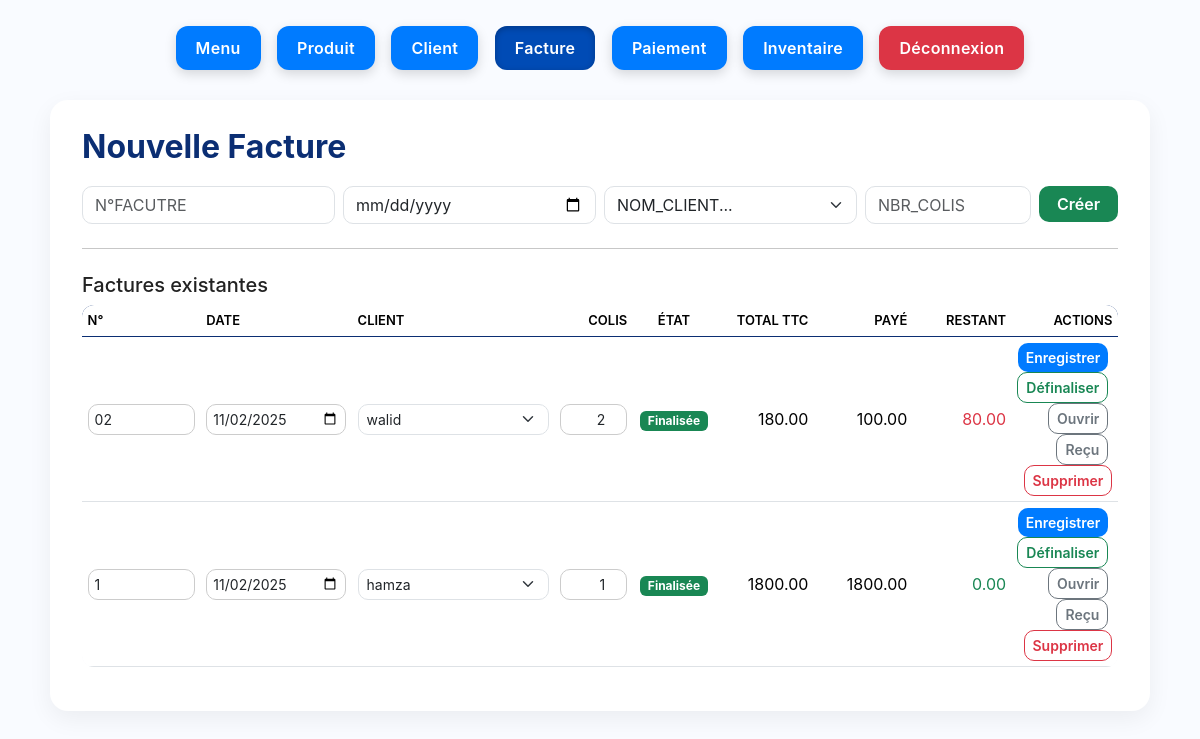
/invoices/new (signed in), run on the app's committed database.
### app.py (models this page shows)
class Facture(db.Model):
    __tablename__ = "factures"
    id: Mapped[int] = mapped_column(primary_key=True)
    numero: Mapped[str] = mapped_column(unique=True, nullable=False)  # Ensure uniqueness
    date_vente: Mapped[date] = mapped_column(default=date.today)
    client_id: Mapped[int] = mapped_column(ForeignKey("clients.id"))
    nbr_colis: Mapped[int] = mapped_column(default=0)
    finalized: Mapped[bool] = mapped_column(default=False)
    client = relationship("Client", back_populates="factures")
    lines = relationship("InvoiceLine", back_populates="facture", cascade="all, delete-orphan")
    returns = relationship("ReturnLine", back_populates="facture", cascade="all, delete-orphan")
    applications = relationship("PaymentApplication", back_populates="facture")
    def total_ht(self) -> float:
        return float(sum(l.total() for l in self.lines))
    def total_tva(self, tva_rate: float = TVA_RATE) -> float:
        return float(self.total_ht() * tva_rate)
    def total_ttc(self, tva_rate: float = TVA_RATE) -> float:
        return float(self.total_ht() + self.total_tva(tva_rate))

class Client(db.Model):
    __tablename__ = "clients"
    id: Mapped[int] = mapped_column(primary_key=True)
    nom_client: Mapped[str] = mapped_column(nullable=False)
    tel: Mapped[str] = mapped_column(nullable=True)
    adresse: Mapped[str] = mapped_column(nullable=True)
    ville: Mapped[str] = mapped_column(nullable=True)
    factures = relationship("Facture", back_populates="client")
    payments = relationship("Payment", back_populates="client")

### app.py (the view, shortened to what this page needs)
@app.route("/invoices/new", methods=["GET", "POST"])
def invoice_new():
    clients = Client.query.order_by(Client.nom_client).all()
    invs = (Facture.query
            .order_by(Facture.date_vente.desc(), Facture.id.desc())
            .all())
    invoice_rows = []
    for i in invs:
        total = i.total_ttc()
        paid = db.session.query(func.coalesce(func.sum(PaymentApplication.amount_applied), 0.0)) \
            .filter(PaymentApplication.facture_id == i.id).scalar() or 0.0
        remaining = total - paid
        invoice_rows.append({
            "i": i, "total": float(total), "paid": float(paid), "remaining": float(remaining)
        })
    return render_template("invoice_new.html", clients=clients, invoice_rows=invoice_rows)

### app.py (called while the page is built)
@app.before_request
def _auth_gate():
    ep = request.endpoint or ""
    if ep.split(".")[0] in PUBLIC_ENDPOINTS or request.path == "/favicon.ico":
        return
    if not session.get("logged_in"):
        return redirect(url_for("login", next=request.path))

@app.context_processor
def inject_now():
    from dateutil import tz
    return {"now": datetime.now(tz.tzlocal()), "TVA_RATE": TVA_RATE}

@app.context_processor
def expose_helpers_to_jinja():
    return {
        "client_balance": client_balance,
        "invoice_totals_by_client": invoice_totals_by_client,
        "payments_applied_by_client": payments_applied_by_client,
    }

    def total(self) -> float:
        return float(self.prix_vnt * self.qte_vnd)

### templates/invoice_new.html (shortened to what this page needs)
{% extends "layout.html" %}
{% block content %}
<h2>Nouvelle Facture</h2>
<form method="post" class="row g-2 mb-4">
  <div class="col-md-3"><input class="form-control" name="numero" placeholder="N°FACUTRE" required></div>
  <div class="col-md-3"><input type="date" class="form-control" name="date_vente" required></div>
  <div class="col-md-3">
    <select class="form-select" name="client_id" required>
      <option value="">NOM_CLIENT...</option>
    </select>
  </div>
  <div class="col-md-2"><input class="form-control" type="number" name="nbr_colis" placeholder="NBR_COLIS"></div>
  <div class="col-md-1"><button class="btn btn-success w-100">Créer</button></div>
</form>
<hr class="my-4">
<h5>Factures existantes</h5>
<table class="table table-sm table-hover align-middle">
  <thead>
    <tr>
      <th>N°</th><th>Date</th><th>Client</th><th class="text-end">Colis</th>
      <th class="text-center">État</th>
      <th class="text-end">Total TTC</th>
      <th class="text-end">Payé</th>
      <th class="text-end">Restant</th>
      <th class="text-end">Actions</th>
    </tr>
  </thead>
  <tbody>
    {% for row in invoice_rows %}
      {% set i = row.i %}
      <tr>
        <form method="post" action="{{ url_for('invoice_update', invoice_id=i.id) }}">
          <td style="width:13%"><input class="form-control form-control-sm" name="numero" value="{{ i.numero }}"></td>
          <td style="width:14%"><input class="form-control form-control-sm" type="date" name="date_vente" value="{{ i.date_vente }}"></td>
          <td style="width:22%">
            <select class="form-select form-select-sm" name="client_id">
              {% for c in clients %}
                <option value="{{ c.id }}" {% if c.id == i.client_id %}selected{% endif %}>{{ c.nom_client }}</option>
              {% endfor %}
            </select>
          </td>
          <td class="text-end" style="width:8%"><input class="form-control form-control-sm text-end" type="number" name="nbr_colis" value="{{ i.nbr_colis }}"></td>
          <td class="text-center" style="width:8%">
            {% if i.finalized %}<span class="badge bg-success">Finalisée</span>{% else %}<span class="badge bg-secondary">Brouillon</span>{% endif %}
          </td>
          <td class="text-end" style="width:10%">{{ '%.2f'|format(row.total) }}</td>
          <td class="text-end" style="width:10%">{{ '%.2f'|format(row.paid) }}</td>
          <td class="text-end {% if row.remaining>0 %}text-danger{% else %}text-success{% endif %}" style="width:10%">
            {{ '%.2f'|format(row.remaining) }}
          </td>
          <td class="text-end" style="width:15%">
            <button class="btn btn-sm btn-primary me-1">Enregistrer</button>
        </form>
            <form method="post" action="{{ url_for('invoice_toggle_finalize', invoice_id=i.id) }}" class="d-inline">
              <button class="btn btn-sm btn-outline-success me-1">{% if i.finalized %}Définaliser{% else %}Finaliser{% endif %}</button>
            </form>
            <a class="btn btn-sm btn-outline-secondary me-1" href="{{ url_for('invoice_view', invoice_id=i.id) }}">Ouvrir</a>
            <a class="btn btn-sm btn-outline-secondary me-1" target="_blank" href="{{ url_for('invoice_receipt', invoice_id=i.id) }}">Reçu</a>
            <form method="post" action="{{ url_for('invoice_delete', invoice_id=i.id) }}" class="d-inline">
              <button class="btn btn-sm btn-outline-danger" onclick="return confirm('Supprimer cette facture ?')">Supprimer</button>
            </form>
      </tr>
    {% endfor %}
  </tbody>
</table>
{% endblock %}

### static/css/style.css (style rules this page uses)
body { background: linear-gradient(180deg, #f8fbff 0%, #ffffff 60%); font-family: "Inter", "Segoe UI", Arial, sans-serif; color: #222; margin: 0; padding: 20px 0 40px; }
h1, .h1, h2, .h2 { font-weight: 700; color: #0b2e73; margin-bottom: 20px; }
.btn { border-radius: 10px !important; font-weight: 600; transition: all 0.2s ease; }
.btn-primary { background: #007bff; border: none; }
.btn-success { background: #198754; border: none; }
table { border-collapse: separate; border-spacing: 0; }
.table { border-radius: 12px; overflow: hidden; }
.table thead { background: #0b2e73; color: #fff; border-bottom: 2px solid #0b2e73; }
.table th { font-weight: 600; text-transform: uppercase; font-size: 13px; }
.table tbody tr:nth-child(even) { background: #f7f9fc; }
.table td input { border-radius: 8px; border: 1px solid #ccc; padding: 4px 6px; }
section, form { margin-bottom: 24px; }
input, select { border-radius: 10px !important; }
a, button, input, select { transition: all 0.2s ease; }

### templates/layout.html (style rules this page uses)
body { padding: 20px; background: #f9fbff; }
.table-sm td, .table-sm th { padding: .35rem; }

### data on the page
Facture: numero "02", date_vente "11/02/2025", client_id "walid", nbr_colis "2"
Facture: numero "1", date_vente "11/02/2025", client_id "hamza", nbr_colis "1"

### other printed values
{{ '%.2f'|format(row.total) }} "180.00" "1800.00"
{{ '%.2f'|format(row.paid) }} "100.00" "1800.00"
{{ '%.2f'|format(row.remaining) }} "80.00" "0.00"
